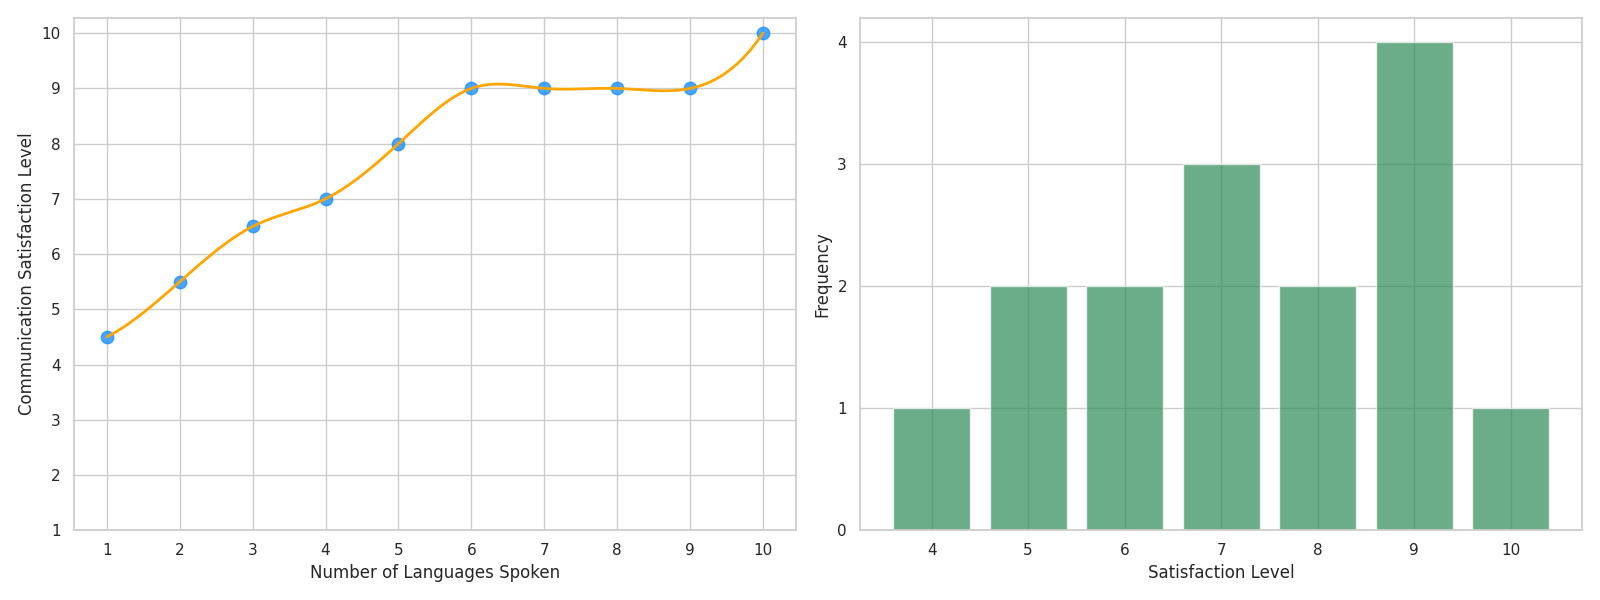

The Python source for this figure:
import numpy as np
import matplotlib.pyplot as plt
from scipy.interpolate import make_interp_spline

# Original Data
languages_spoken = np.array([1, 1, 2, 2, 3, 3, 4, 4, 5, 5, 6, 7, 8, 9, 10])
satisfaction_level = np.array([4, 5, 5, 6, 6, 7, 7, 7, 8, 8, 9, 9, 9, 9, 10])

# Remove duplicates by averaging the satisfaction levels for duplicate languages spoken
unique_languages = np.unique(languages_spoken)
avg_satisfaction = [satisfaction_level[languages_spoken == lang].mean() for lang in unique_languages]

# Convert to NumPy arrays for plotting
unique_languages = np.array(unique_languages)
avg_satisfaction = np.array(avg_satisfaction)

# Prepare Spline Interpolation Data
x_new = np.linspace(unique_languages.min(), unique_languages.max(), 300)
spline = make_interp_spline(unique_languages, avg_satisfaction, k=3)
y_smooth = spline(x_new)

# Additional Data for Subplot: Frequency of Satisfaction Levels
unique_levels, frequency = np.unique(satisfaction_level, return_counts=True)

# Setting up the subplots
fig, axes = plt.subplots(nrows=1, ncols=2, figsize=(16, 6))

# Plot 1: Scatter and Spline Curve
axes[0].scatter(unique_languages, avg_satisfaction, color='dodgerblue', s=80, alpha=0.8)
axes[0].plot(x_new, y_smooth, color='orange', linewidth=2)
axes[0].set_xlabel('Number of Languages Spoken', fontsize=12)
axes[0].set_ylabel('Communication Satisfaction Level', fontsize=12)
axes[0].set_xticks(np.arange(1, 11, 1))
axes[0].set_yticks(np.arange(1, 11, 1))

# Plot 2: Bar Chart of Satisfaction Level Frequency
axes[1].bar(unique_levels, frequency, color='seagreen', alpha=0.7)
axes[1].set_xlabel('Satisfaction Level', fontsize=12)
axes[1].set_ylabel('Frequency', fontsize=12)
axes[1].set_xticks(unique_levels)
axes[1].set_yticks(np.arange(0, max(frequency) + 1, 1))

# Adjust layout to avoid overlap
plt.tight_layout()

# Display the plot
plt.show()
